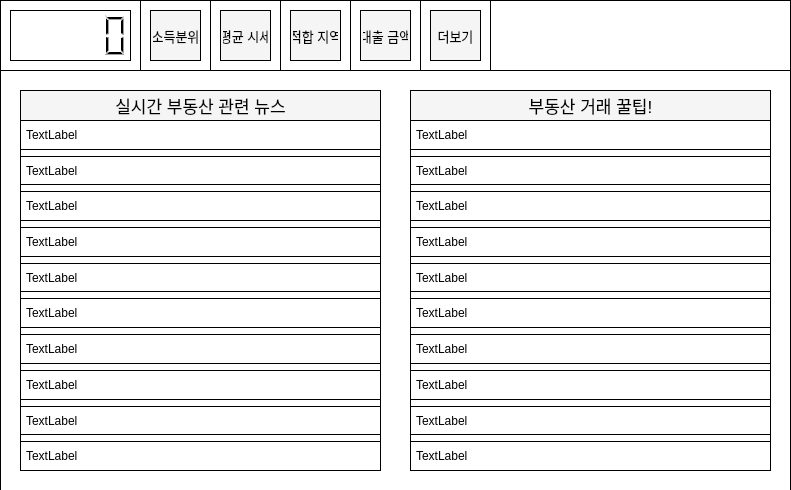
<?xml version="1.0" encoding="UTF-8"?>
<ui version="4.0">
 <class>Form</class>
 <widget class="QWidget" name="Form">
  <property name="geometry">
   <rect>
    <x>0</x>
    <y>0</y>
    <width>791</width>
    <height>490</height>
   </rect>
  </property>
  <property name="windowTitle">
   <string>Form</string>
  </property>
  <widget class="QFrame" name="frame">
   <property name="geometry">
    <rect>
     <x>0</x>
     <y>0</y>
     <width>791</width>
     <height>71</height>
    </rect>
   </property>
   <property name="styleSheet">
    <string notr="true">background-color: white;
color: black;
border: 1.0px solid black;
padding: 2px;</string>
   </property>
   <property name="frameShape">
    <enum>QFrame::StyledPanel</enum>
   </property>
   <property name="frameShadow">
    <enum>QFrame::Raised</enum>
   </property>
   <widget class="QFrame" name="frame_2">
    <property name="geometry">
     <rect>
      <x>0</x>
      <y>0</y>
      <width>421</width>
      <height>71</height>
     </rect>
    </property>
    <property name="frameShape">
     <enum>QFrame::StyledPanel</enum>
    </property>
    <property name="frameShadow">
     <enum>QFrame::Raised</enum>
    </property>
    <widget class="QLCDNumber" name="lcdNumber">
     <property name="geometry">
      <rect>
       <x>10</x>
       <y>10</y>
       <width>121</width>
       <height>51</height>
      </rect>
     </property>
     <property name="digitCount">
      <number>5</number>
     </property>
     <property name="mode">
      <enum>QLCDNumber::Dec</enum>
     </property>
     <property name="value" stdset="0">
      <double>0.000000000000000</double>
     </property>
    </widget>
    <widget class="QLabel" name="m_weather">
     <property name="geometry">
      <rect>
       <x>140</x>
       <y>0</y>
       <width>71</width>
       <height>71</height>
      </rect>
     </property>
     <property name="font">
      <font>
       <pointsize>13</pointsize>
      </font>
     </property>
     <property name="text">
      <string/>
     </property>
     <property name="alignment">
      <set>Qt::AlignCenter</set>
     </property>
    </widget>
    <widget class="QLabel" name="m_temp">
     <property name="geometry">
      <rect>
       <x>210</x>
       <y>0</y>
       <width>71</width>
       <height>71</height>
      </rect>
     </property>
     <property name="font">
      <font>
       <pointsize>13</pointsize>
      </font>
     </property>
     <property name="text">
      <string/>
     </property>
     <property name="alignment">
      <set>Qt::AlignCenter</set>
     </property>
    </widget>
    <widget class="QLabel" name="label_6">
     <property name="geometry">
      <rect>
       <x>280</x>
       <y>0</y>
       <width>71</width>
       <height>71</height>
      </rect>
     </property>
     <property name="font">
      <font>
       <pointsize>13</pointsize>
      </font>
     </property>
     <property name="text">
      <string/>
     </property>
     <property name="alignment">
      <set>Qt::AlignCenter</set>
     </property>
    </widget>
    <widget class="QLabel" name="label_5">
     <property name="geometry">
      <rect>
       <x>350</x>
       <y>0</y>
       <width>71</width>
       <height>71</height>
      </rect>
     </property>
     <property name="font">
      <font>
       <pointsize>13</pointsize>
      </font>
     </property>
     <property name="text">
      <string/>
     </property>
     <property name="alignment">
      <set>Qt::AlignCenter</set>
     </property>
    </widget>
    <widget class="QPushButton" name="m_incgraph">
     <property name="geometry">
      <rect>
       <x>150</x>
       <y>10</y>
       <width>51</width>
       <height>51</height>
      </rect>
     </property>
     <property name="font">
      <font>
       <pointsize>10</pointsize>
      </font>
     </property>
     <property name="styleSheet">
      <string notr="true">background-color: #f5f5f5;
color: black;
border: 1.0px solid black;</string>
     </property>
     <property name="text">
      <string>소득분위</string>
     </property>
    </widget>
    <widget class="QPushButton" name="good_region">
     <property name="geometry">
      <rect>
       <x>220</x>
       <y>10</y>
       <width>51</width>
       <height>51</height>
      </rect>
     </property>
     <property name="font">
      <font>
       <pointsize>10</pointsize>
      </font>
     </property>
     <property name="styleSheet">
      <string notr="true">background-color: #f5f5f5;
color: black;
border: 1.0px solid black;</string>
     </property>
     <property name="text">
      <string>평균 시세</string>
     </property>
    </widget>
    <widget class="QPushButton" name="recommend_button">
     <property name="geometry">
      <rect>
       <x>290</x>
       <y>10</y>
       <width>51</width>
       <height>51</height>
      </rect>
     </property>
     <property name="font">
      <font>
       <pointsize>10</pointsize>
      </font>
     </property>
     <property name="styleSheet">
      <string notr="true">background-color: #f5f5f5;
color: black;
border: 1.0px solid black;</string>
     </property>
     <property name="text">
      <string>적합 지역</string>
     </property>
    </widget>
    <widget class="QPushButton" name="pushButton_4">
     <property name="geometry">
      <rect>
       <x>360</x>
       <y>10</y>
       <width>51</width>
       <height>51</height>
      </rect>
     </property>
     <property name="font">
      <font>
       <pointsize>10</pointsize>
      </font>
     </property>
     <property name="styleSheet">
      <string notr="true">background-color: #f5f5f5;
color: black;
border: 1.0px solid black;</string>
     </property>
     <property name="text">
      <string>대출 금액</string>
     </property>
    </widget>
   </widget>
   <widget class="QLabel" name="welcome_label">
    <property name="geometry">
     <rect>
      <x>490</x>
      <y>0</y>
      <width>301</width>
      <height>71</height>
     </rect>
    </property>
    <property name="text">
     <string/>
    </property>
    <property name="alignment">
     <set>Qt::AlignCenter</set>
    </property>
   </widget>
   <widget class="QPushButton" name="pushButton_5">
    <property name="geometry">
     <rect>
      <x>430</x>
      <y>10</y>
      <width>51</width>
      <height>51</height>
     </rect>
    </property>
    <property name="font">
     <font>
      <pointsize>10</pointsize>
     </font>
    </property>
    <property name="styleSheet">
     <string notr="true">background-color: #f5f5f5;
color: black;
border: 1.0px solid black;</string>
    </property>
    <property name="text">
     <string>더보기</string>
    </property>
   </widget>
   <widget class="QLabel" name="label_11">
    <property name="geometry">
     <rect>
      <x>420</x>
      <y>0</y>
      <width>71</width>
      <height>71</height>
     </rect>
    </property>
    <property name="font">
     <font>
      <pointsize>13</pointsize>
     </font>
    </property>
    <property name="text">
     <string>더보기</string>
    </property>
    <property name="alignment">
     <set>Qt::AlignCenter</set>
    </property>
   </widget>
   <zorder>frame_2</zorder>
   <zorder>welcome_label</zorder>
   <zorder>label_11</zorder>
   <zorder>pushButton_5</zorder>
  </widget>
  <widget class="QFrame" name="frame_3">
   <property name="geometry">
    <rect>
     <x>0</x>
     <y>70</y>
     <width>791</width>
     <height>461</height>
    </rect>
   </property>
   <property name="styleSheet">
    <string notr="true">background-color: white;
color: black;
border: 1.0px solid black;
padding: 2px;</string>
   </property>
   <property name="frameShape">
    <enum>QFrame::StyledPanel</enum>
   </property>
   <property name="frameShadow">
    <enum>QFrame::Raised</enum>
   </property>
   <widget class="QLabel" name="label_8">
    <property name="geometry">
     <rect>
      <x>410</x>
      <y>50</y>
      <width>361</width>
      <height>351</height>
     </rect>
    </property>
    <property name="font">
     <font>
      <pointsize>13</pointsize>
     </font>
    </property>
    <property name="styleSheet">
     <string notr="true">padding:10px;</string>
    </property>
    <property name="text">
     <string/>
    </property>
    <property name="alignment">
     <set>Qt::AlignLeading|Qt::AlignLeft|Qt::AlignVCenter</set>
    </property>
   </widget>
   <widget class="QLabel" name="label_9">
    <property name="geometry">
     <rect>
      <x>20</x>
      <y>20</y>
      <width>361</width>
      <height>31</height>
     </rect>
    </property>
    <property name="font">
     <font>
      <pointsize>13</pointsize>
     </font>
    </property>
    <property name="styleSheet">
     <string notr="true">background-color: #f5f5f5;
color: black;
border: 1.0px solid black;</string>
    </property>
    <property name="text">
     <string>실시간 부동산 관련 뉴스</string>
    </property>
    <property name="alignment">
     <set>Qt::AlignCenter</set>
    </property>
   </widget>
   <widget class="QLabel" name="label_10">
    <property name="geometry">
     <rect>
      <x>410</x>
      <y>20</y>
      <width>361</width>
      <height>31</height>
     </rect>
    </property>
    <property name="font">
     <font>
      <pointsize>13</pointsize>
     </font>
    </property>
    <property name="styleSheet">
     <string notr="true">background-color: #f5f5f5;
color: black;
border: 1.0px solid black;</string>
    </property>
    <property name="text">
     <string>부동산 거래 꿀팁!</string>
    </property>
    <property name="alignment">
     <set>Qt::AlignCenter</set>
    </property>
   </widget>
   <widget class="QWidget" name="verticalLayoutWidget">
    <property name="geometry">
     <rect>
      <x>20</x>
      <y>50</y>
      <width>361</width>
      <height>351</height>
     </rect>
    </property>
    <layout class="QVBoxLayout" name="verticalLayout">
     <item>
      <widget class="QLabel" name="news_label1">
       <property name="text">
        <string>TextLabel</string>
       </property>
      </widget>
     </item>
     <item>
      <widget class="QLabel" name="news_label2">
       <property name="text">
        <string>TextLabel</string>
       </property>
      </widget>
     </item>
     <item>
      <widget class="QLabel" name="news_label3">
       <property name="text">
        <string>TextLabel</string>
       </property>
      </widget>
     </item>
     <item>
      <widget class="QLabel" name="news_label4">
       <property name="text">
        <string>TextLabel</string>
       </property>
      </widget>
     </item>
     <item>
      <widget class="QLabel" name="news_label5">
       <property name="text">
        <string>TextLabel</string>
       </property>
      </widget>
     </item>
     <item>
      <widget class="QLabel" name="news_label6">
       <property name="text">
        <string>TextLabel</string>
       </property>
      </widget>
     </item>
     <item>
      <widget class="QLabel" name="news_label7">
       <property name="text">
        <string>TextLabel</string>
       </property>
      </widget>
     </item>
     <item>
      <widget class="QLabel" name="news_label8">
       <property name="text">
        <string>TextLabel</string>
       </property>
      </widget>
     </item>
     <item>
      <widget class="QLabel" name="news_label9">
       <property name="text">
        <string>TextLabel</string>
       </property>
      </widget>
     </item>
     <item>
      <widget class="QLabel" name="news_label10">
       <property name="text">
        <string>TextLabel</string>
       </property>
      </widget>
     </item>
    </layout>
   </widget>
   <widget class="QWidget" name="verticalLayoutWidget_2">
    <property name="geometry">
     <rect>
      <x>410</x>
      <y>50</y>
      <width>361</width>
      <height>351</height>
     </rect>
    </property>
    <layout class="QVBoxLayout" name="verticalLayout_2">
     <item>
      <widget class="QLabel" name="tip_label1">
       <property name="text">
        <string>TextLabel</string>
       </property>
      </widget>
     </item>
     <item>
      <widget class="QLabel" name="tip_label2">
       <property name="text">
        <string>TextLabel</string>
       </property>
      </widget>
     </item>
     <item>
      <widget class="QLabel" name="tip_label3">
       <property name="text">
        <string>TextLabel</string>
       </property>
      </widget>
     </item>
     <item>
      <widget class="QLabel" name="tip_label4">
       <property name="text">
        <string>TextLabel</string>
       </property>
      </widget>
     </item>
     <item>
      <widget class="QLabel" name="tip_label5">
       <property name="text">
        <string>TextLabel</string>
       </property>
      </widget>
     </item>
     <item>
      <widget class="QLabel" name="tip_label6">
       <property name="text">
        <string>TextLabel</string>
       </property>
      </widget>
     </item>
     <item>
      <widget class="QLabel" name="tip_label7">
       <property name="text">
        <string>TextLabel</string>
       </property>
      </widget>
     </item>
     <item>
      <widget class="QLabel" name="tip_label8">
       <property name="text">
        <string>TextLabel</string>
       </property>
      </widget>
     </item>
     <item>
      <widget class="QLabel" name="tip_label9">
       <property name="text">
        <string>TextLabel</string>
       </property>
      </widget>
     </item>
     <item>
      <widget class="QLabel" name="tip_label10">
       <property name="text">
        <string>TextLabel</string>
       </property>
      </widget>
     </item>
    </layout>
   </widget>
  </widget>
 </widget>
 <resources/>
 <connections/>
</ui>
